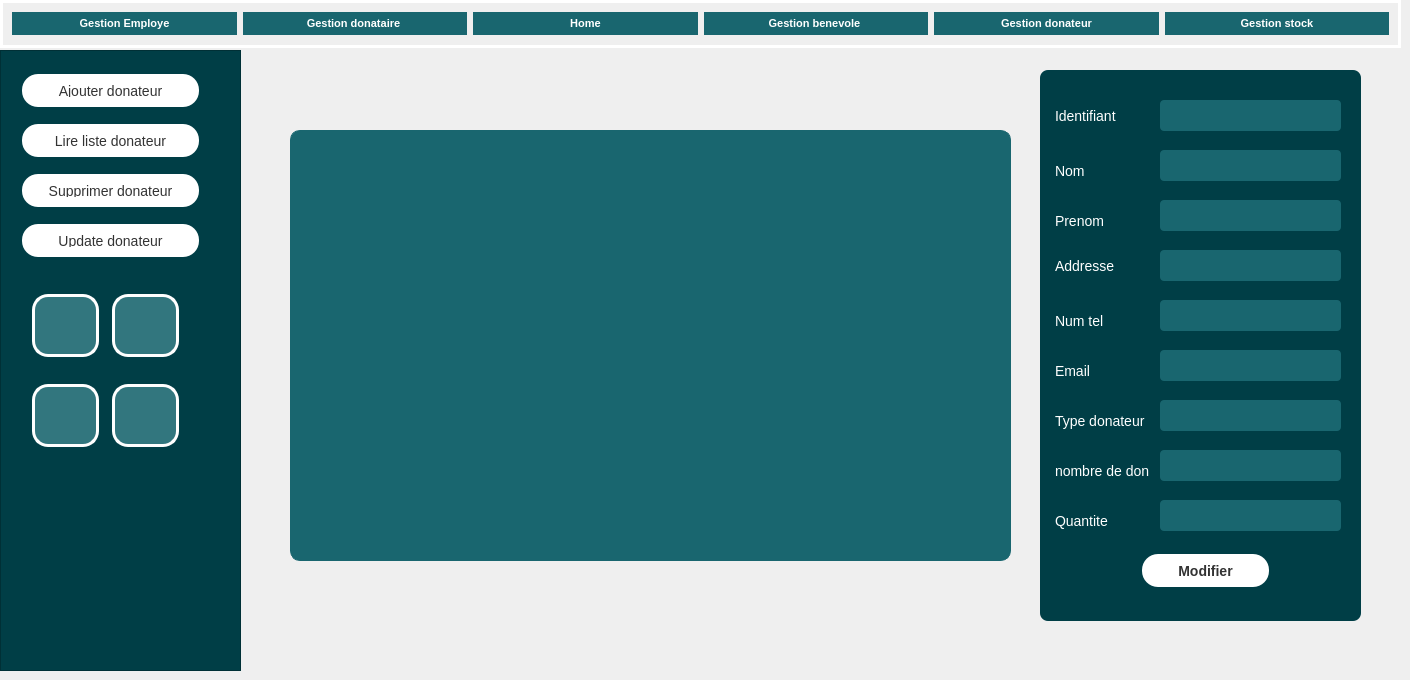
    <widget class="QWidget" name="page">
     <widget class="QFrame" name="side_bar_3">
      <property name="geometry">
       <rect>
        <x>0</x>
        <y>50</y>
        <width>241</width>
        <height>621</height>
       </rect>
      </property>
      <property name="styleSheet">
       <string notr="true">QFrame {
   background-color:#003e46;
   font-size: 14px;
   padding: 20px;
   border-radius: 1
0px;
 
}

QFrame QListWidget {
   background-color: transparent;
   color: #333;
   font-size: 14px;
   padding: 20px;
}

QFrame QListWidget::item {
   padding: 10px;
   border-bottom: 1px solid #ddd;
}

QFrame QListWidget::item:selected {
   background-color: #007aff;
   color: #fff;
}

QFrame QListWidget::item:hover {
   background-color: #ddd;
}

QFrame QLabel {
   font-size: 18px;
   font-weight: bold;
   color: #333;
   margin-bottom: 20px;
}</string>
      </property>
      <property name="frameShape">
       <enum>QFrame::StyledPanel</enum>
      </property>
      <property name="frameShadow">
       <enum>QFrame::Raised</enum>
      </property>
      <widget class="QPushButton" name="button_side_ajouter_3">
       <property name="geometry">
        <rect>
         <x>20</x>
         <y>20</y>
         <width>181</width>
         <height>41</height>
        </rect>
       </property>
       <property name="styleSheet">
        <string notr="true">QPushButton {
   background-color: #fff;
   border: none;
   color: #333;
   padding: 10px 20px;
   text-align: center;
   text-decoration: none;
   display: inline-block;
   font-size: 14px;
   margin: 4px 2px;
   cursor: pointer;
   border-radius: 16px;

}

QPushButton:hover {
   background-color: #EF829B;
}</string>
       </property>
       <property name="text">
        <string>Ajouter donateur</string>
       </property>
       <property name="icon">
        <iconset>
         <normaloff>icons/add.png</normaloff>icons/add.png</iconset>
       </property>
       <property name="iconSize">
        <size>
         <width>25</width>
         <height>25</height>
        </size>
       </property>
      </widget>
      <widget class="QPushButton" name="button_side_lire_4">
       <property name="geometry">
        <rect>
         <x>20</x>
         <y>70</y>
         <width>181</width>
         <height>41</height>
        </rect>
       </property>
       <property name="styleSheet">
        <string notr="true">QPushButton {
   background-color: #fff;
   border: none;
   color: #333;
   padding: 10px 20px;
   text-align: center;
   text-decoration: none;
   display: inline-block;
   font-size: 14px;
   margin: 4px 2px;
   cursor: pointer;
   border-radius: 16px;

}

QPushButton:hover {
   background-color: #EF829B;
}

QPushButton::pressed
{
	background-color: #EF829B;

}</string>
       </property>
       <property name="text">
        <string>Lire liste donateur</string>
       </property>
       <property name="icon">
        <iconset>
         <normaloff>icons/icons8-read-80.png</normaloff>icons/icons8-read-80.png</iconset>
       </property>
       <property name="iconSize">
        <size>
         <width>25</width>
         <height>25</height>
        </size>
       </property>
      </widget>
      <widget class="QPushButton" name="button_side_supp_3">
       <property name="geometry">
        <rect>
         <x>20</x>
         <y>120</y>
         <width>181</width>
         <height>41</height>
        </rect>
       </property>
       <property name="styleSheet">
        <string notr="true">QPushButton {
   background-color: #fff;
   border: none;
   color: #333;
   padding: 10px 20px;
   text-align: center;
   text-decoration: none;
   display: inline-block;
   font-size: 14px;
   margin: 4px 2px;
   cursor: pointer;
   border-radius: 16px;

}

QPushButton:hover {
   background-color: #EF829B;
}


QPushButton::pressed
{
	background-color: #EF829B;

}</string>
       </property>
       <property name="text">
        <string>Supprimer donateur</string>
       </property>
       <property name="icon">
        <iconset>
         <normaloff>icons/icons8-available-updates-40.png</normaloff>icons/icons8-available-updates-40.png</iconset>
       </property>
       <property name="iconSize">
        <size>
         <width>20</width>
         <height>20</height>
        </size>
       </property>
      </widget>
      <widget class="QPushButton" name="pushButton_86">
       <property name="geometry">
        <rect>
         <x>20</x>
         <y>170</y>
         <width>181</width>
         <height>41</height>
        </rect>
       </property>
       <property name="styleSheet">
        <string notr="true">QPushButton {
   background-color:#fff;
   border: none;
   color: #333;
   padding: 10px 20px;
   text-align: center;
   text-decoration: none;
   display: inline-block;
   font-size: 14px;
   margin: 4px 2px;
   cursor: pointer;
   border-radius: 16px;

}

QPushButton:hover {
   background-color: #EF829B;
}

QPushButton::pressed
{
	background-color: #FF0000;

}</string>
       </property>
       <property name="text">
        <string>Update donateur</string>
       </property>
       <property name="icon">
        <iconset>
         <normaloff>icons/icons8-remove-64.png</normaloff>icons/icons8-remove-64.png</iconset>
       </property>
       <property name="iconSize">
        <size>
         <width>25</width>
         <height>25</height>
        </size>
       </property>
      </widget>
      <widget class="QPushButton" name="pushButton_87">
       <property name="geometry">
        <rect>
         <x>30</x>
         <y>240</y>
         <width>71</width>
         <height>71</height>
        </rect>
       </property>
       <property name="styleSheet">
        <string notr="true">QPushButton {
   background-color: #32767e;
   border: none;
   color: #333;
   padding: 10px 20px;
   text-align: center;
   text-decoration: none;
   display: inline-block;
   font-size: 14px;
   margin: 4px 2px;
   cursor: pointer;
   border-radius: 16px;
border : 3px solid white
 ; 
}

QPushButton:hover {
   background-color: #EF829B;
}
</string>
       </property>
       <property name="text">
        <string/>
       </property>
       <property name="icon">
        <iconset>
         <normaloff>../Downloads/sort.svg</normaloff>../Downloads/sort.svg</iconset>
       </property>
       <property name="iconSize">
        <size>
         <width>25</width>
         <height>25</height>
        </size>
       </property>
      </widget>
      <widget class="QPushButton" name="pushButton_88">
       <property name="geometry">
        <rect>
         <x>110</x>
         <y>240</y>
         <width>71</width>
         <height>71</height>
        </rect>
       </property>
       <property name="styleSheet">
        <string notr="true">QPushButton {
   background-color: #32767e;
   border: none;
   color: #333;
   padding: 10px 20px;
   text-align: center;
   text-decoration: none;
   display: inline-block;
   font-size: 14px;
   margin: 4px 2px;
   cursor: pointer;
   border-radius: 16px;
border : 3px solid white; 
}

QPushButton:hover {
   background-color: #EF829B;
}</string>
       </property>
       <property name="text">
        <string/>
       </property>
       <property name="icon">
        <iconset>
         <normaloff>../Downloads/history.png</normaloff>../Downloads/history.png</iconset>
       </property>
       <property name="iconSize">
        <size>
         <width>500</width>
         <height>500</height>
        </size>
       </property>
      </widget>
      <widget class="QPushButton" name="pushButton_89">
       <property name="geometry">
        <rect>
         <x>30</x>
         <y>330</y>
         <width>71</width>
         <height>71</height>
        </rect>
       </property>
       <property name="styleSheet">
        <string notr="true">QPushButton {
   background-color: #32767e;
   border: none;
   color: #333;
   padding: 10px 20px;
   text-align: center;
   text-decoration: none;
   display: inline-block;
   font-size: 14px;
   margin: 4px 2px;
   cursor: pointer;
   border-radius: 16px;
border : 3px solid white ; 
}

QPushButton:hover {
   background-color: #EF829B;

}</string>
       </property>
       <property name="text">
        <string/>
       </property>
       <property name="icon">
        <iconset>
         <normaloff>../Downloads/location.png</normaloff>../Downloads/location.png</iconset>
       </property>
       <property name="iconSize">
        <size>
         <width>50</width>
         <height>100</height>
        </size>
       </property>
      </widget>
      <widget class="QPushButton" name="pushButton_90">
       <property name="geometry">
        <rect>
         <x>110</x>
         <y>330</y>
         <width>71</width>
         <height>71</height>
        </rect>
       </property>
       <property name="styleSheet">
        <string notr="true">QPushButton {
   background-color:#32767e;
   border: none;
   color: #333;
   padding: 10px 20px;
   text-align: center;
   text-decoration: none;
   display: inline-block;
   font-size: 14px;
   margin: 4px 2px;
   cursor: pointer;
   border-radius: 16px;
border : 3px solid white ; 
}

QPushButton:hover {
   background-color: #EF829B;
}</string>
       </property>
       <property name="text">
        <string/>
       </property>
       <property name="icon">
        <iconset>
         <normaloff>../Downloads/pdf.svg</normaloff>../Downloads/pdf.svg</iconset>
       </property>
       <property name="iconSize">
        <size>
         <width>25</width>
         <height>70</height>
        </size>
       </property>
      </widget>
     </widget>
     <widget class="QFrame" name="upper_bar_3">
      <property name="geometry">
       <rect>
        <x>0</x>
        <y>0</y>
        <width>1401</width>
        <height>48</height>
       </rect>
      </property>
      <property name="styleSheet">
       <string notr="true">QFrame {
  
   border: 3px solid white
 ;
}</string>
      </property>
      <property name="frameShape">
       <enum>QFrame::StyledPanel</enum>
      </property>
      <property name="frameShadow">
       <enum>QFrame::Raised</enum>
      </property>
      <layout class="QHBoxLayout" name="horizontalLayout_7">
       <item>
        <widget class="QPushButton" name="button_g_emp_3">
         <property name="styleSheet">
          <string notr="true">QPushButton
{
	background-color: #19666f ;
	color: #fff;
	font-size: 11px;
	font-weight: bold;
	border: none;
	border-radius: 25px;
	padding: 5px;

}


QPushButton::disabled
{
	background-color: #5c5c5c;

}


QPushButton::pressed
{
	background-color: #EF829B;

}
QPushButton:hover {
   background-color: #EF829B;
}</string>
         </property>
         <property name="text">
          <string>Gestion Employe</string>
         </property>
         <property name="icon">
          <iconset resource="res.qrc">
           <normaloff>:/ico/icons/users.svg</normaloff>:/ico/icons/users.svg</iconset>
         </property>
        </widget>
       </item>
       <item>
        <widget class="QPushButton" name="button_g_donataire_3">
         <property name="styleSheet">
          <string notr="true">QPushButton
{
	background-color: #19666f;
	color: #fff;
    font:&quot;Arial&quot;;
	font-size: 11px;
	font-weight: bold;
	border: none;
	border-radius: 25px;
	padding: 5px;

}


QPushButton::disabled
{
	background-color: #5c5c5c;

}


QPushButton::pressed
{
	background-color: #EF829B;

}
QPushButton:hover {
   background-color: #EF829B;
}</string>
         </property>
         <property name="text">
          <string>Gestion donataire </string>
         </property>
         <property name="icon">
          <iconset resource="res.qrc">
           <normaloff>:/ico/icons/truck.svg</normaloff>:/ico/icons/truck.svg</iconset>
         </property>
        </widget>
       </item>
       <item>
        <widget class="QPushButton" name="button_home_3">
         <property name="styleSheet">
          <string notr="true">QPushButton
{
	background-color: #19666f;
	color: #fff;
	font-size: 11px;
	font-weight: bold;
	border: none;
	border-radius: 25px;
	padding: 5px;

}


QPushButton::disabled
{
	background-color: #5c5c5c;

}


QPushButton::pressed
{
	background-color: #EF829B;

}
QPushButton:hover {
   background-color: #EF829B;
}</string>
         </property>
         <property name="text">
          <string>Home</string>
         </property>
         <property name="icon">
          <iconset resource="res.qrc">
           <normaloff>:/ico/icons/home.svg</normaloff>:/ico/icons/home.svg</iconset>
         </property>
        </widget>
       </item>
       <item>
        <widget class="QPushButton" name="button_g_benevole_3">
         <property name="enabled">
          <bool>true</bool>
         </property>
         <property name="styleSheet">
          <string notr="true">QPushButton
{
	background-color: #19666f;
	color: #fff;
	font-size: 11px;
	font-weight: bold;
	border: none;
	border-radius: 25px;
	padding: 5px;

}


QPushButton::disabled
{
	background-color: #5c5c5c;

}


QPushButton::pressed
{
	background-color: #EF829B;

}
QPushButton:hover {
   background-color: #EF829B;
}</string>
         </property>
         <property name="text">
          <string>Gestion benevole </string>
         </property>
         <property name="icon">
          <iconset resource="res.qrc">
           <normaloff>:/ico/icons/heart.svg</normaloff>:/ico/icons/heart.svg</iconset>
         </property>
        </widget>
       </item>
       <item>
        <widget class="QPushButton" name="button_g_donateur_3">
         <property name="styleSheet">
          <string notr="true">QPushButton
{
	background-color: #19666f;
	color: #fff;
	font-size: 11px;
	font-weight: bold;
	border: none;
	border-radius: 25px;
	padding: 5px;

}


QPushButton::disabled
{
	background-color: #5c5c5c;

}


QPushButton::pressed
{
	background-color: #EF829B;

}
QPushButton:hover {
   background-color: #EF829B;
}</string>
         </property>
         <property name="text">
          <string>Gestion donateur</string>
         </property>
         <property name="icon">
          <iconset resource="res.qrc">
           <normaloff>:/ico/icons/activity.svg</normaloff>:/ico/icons/activity.svg</iconset>
         </property>
        </widget>
       </item>
       <item>
        <widget class="QPushButton" name="button_g_stock_3">
         <property name="styleSheet">
          <string notr="true">QPushButton
{
	background-color: #19666f;
	color: #fff;
	font-size: 11px;
	font-weight: bold;
	border: none;
	border-radius: 25px;
	padding: 5px;

}


QPushButton::disabled
{
	background-color: #5c5c5c;

}


QPushButton::pressed
{
	background-color: #EF829B;

}
QPushButton:hover {
   background-color: #EF829B;
}</string>
         </property>
         <property name="text">
          <string>Gestion stock</string>
         </property>
         <property name="icon">
          <iconset resource="res.qrc">
           <normaloff>:/ico/icons/archive.svg</normaloff>:/ico/icons/archive.svg</iconset>
         </property>
        </widget>
       </item>
      </layout>
     </widget>
     <widget class="QWidget" name="widget_2" native="true">
      <property name="geometry">
       <rect>
        <x>1040</x>
        <y>70</y>
        <width>321</width>
        <height>551</height>
       </rect>
      </property>
      <property name="styleSheet">
       <string notr="true"> QWidget {
    background-color: #003e46;
    color: white;
    font-family: Arial;
    font-size: 14px;
    border-radius: 8px;
    padding: 12px;
}

QLineEdit, QTextEdit {
    background-color: #19666f;
    border-radius: 4px;
    padding: 4px;
    color: white;
}

QLineEdit:focus, QTextEdit:focus {
    border: 2px solid #d35400;
}

QLabel {
    color: white;
}

QPushButton {
    background-color: #d35400;
    color: white;
    border-radius: 4px;
    padding: 6px;
    font-weight: bold;
}

QPushButton:hover {
    background-color: #e67e22;
}

QComboBox {
    background-color: #19666f;
    border-radius: 4px;
    padding: 4px;
    color: white;
}

QComboBox::drop-down {
    width: 20px;
}

QComboBox::down-arrow {
    image: url(:/icons/dark/arrow_down.png);
    width: 16px;
    height: 16px;
}

QComboBox::down-arrow:on {
    transform: rotate(180deg);
}</string>
      </property>
      <widget class="QLabel" name="label_9">
       <property name="geometry">
        <rect>
         <x>0</x>
         <y>330</y>
         <width>121</width>
         <height>41</height>
        </rect>
       </property>
       <property name="styleSheet">
        <string notr="true">QLabel {
  color: #fff;
}
</string>
       </property>
       <property name="text">
        <string>Type donateur</string>
       </property>
      </widget>
      <widget class="QLabel" name="label_14">
       <property name="geometry">
        <rect>
         <x>0</x>
         <y>380</y>
         <width>121</width>
         <height>41</height>
        </rect>
       </property>
       <property name="styleSheet">
        <string notr="true">QLabel {
  color: #fff;
}
</string>
       </property>
       <property name="text">
        <string>nombre de don</string>
       </property>
      </widget>
      <widget class="QLineEdit" name="le_nom_modif">
       <property name="geometry">
        <rect>
         <x>120</x>
         <y>80</y>
         <width>181</width>
         <height>31</height>
        </rect>
       </property>
       <property name="styleSheet">
        <string notr="true"/>
       </property>
      </widget>
      <widget class="QLineEdit" name="le_prenom_modif">
       <property name="geometry">
        <rect>
         <x>120</x>
         <y>130</y>
         <width>181</width>
         <height>31</height>
        </rect>
       </property>
       <property name="styleSheet">
        <string notr="true"/>
       </property>
      </widget>
      <widget class="QLineEdit" name="le_addresse_modif">
       <property name="geometry">
        <rect>
         <x>120</x>
         <y>180</y>
         <width>181</width>
         <height>31</height>
        </rect>
       </property>
       <property name="styleSheet">
        <string notr="true"/>
       </property>
      </widget>
      <widget class="QLineEdit" name="le_numtel_modif">
       <property name="geometry">
        <rect>
         <x>120</x>
         <y>230</y>
         <width>181</width>
         <height>31</height>
        </rect>
       </property>
       <property name="styleSheet">
        <string notr="true"/>
       </property>
      </widget>
      <widget class="QLineEdit" name="le_mail_modif">
       <property name="geometry">
        <rect>
         <x>120</x>
         <y>280</y>
         <width>181</width>
         <height>31</height>
        </rect>
       </property>
       <property name="styleSheet">
        <string notr="true"/>
       </property>
      </widget>
      <widget class="QLabel" name="label_15">
       <property name="geometry">
        <rect>
         <x>0</x>
         <y>430</y>
         <width>101</width>
         <height>41</height>
        </rect>
       </property>
       <property name="styleSheet">
        <string notr="true">QLabel {
  color: #fff;
}
</string>
       </property>
       <property name="text">
        <string>Quantite </string>
       </property>
      </widget>
      <widget class="QLineEdit" name="le_quantite_modif">
       <property name="geometry">
        <rect>
         <x>120</x>
         <y>430</y>
         <width>181</width>
         <height>31</height>
        </rect>
       </property>
       <property name="styleSheet">
        <string notr="true"/>
       </property>
      </widget>
      <widget class="QLineEdit" name="le_nb_don_modif">
       <property name="geometry">
        <rect>
         <x>120</x>
         <y>380</y>
         <width>181</width>
         <height>31</height>
        </rect>
       </property>
       <property name="styleSheet">
        <string notr="true"/>
       </property>
      </widget>
      <widget class="QPushButton" name="button_add_2">
       <property name="geometry">
        <rect>
         <x>100</x>
         <y>480</y>
         <width>131</width>
         <height>41</height>
        </rect>
       </property>
       <property name="styleSheet">
        <string notr="true">QPushButton {
   background-color: #fff;
   border: none;
   color: #333;
   padding: 10px 20px;
   text-align: center;
   text-decoration: none;
   display: inline-block;
   font-size: 14px;
   margin: 4px 2px;
   cursor: pointer;
   border-radius: 16px;

}

QPushButton:hover {
   background-color: #EF829B;
}</string>
       </property>
       <property name="text">
        <string>Modifier</string>
       </property>
      </widget>
      <widget class="QLabel" name="label_17">
       <property name="geometry">
        <rect>
         <x>0</x>
         <y>80</y>
         <width>71</width>
         <height>41</height>
        </rect>
       </property>
       <property name="styleSheet">
        <string notr="true">QLabel {
  color: #fff;
}
</string>
       </property>
       <property name="text">
        <string>Nom</string>
       </property>
      </widget>
      <widget class="QLabel" name="label_18">
       <property name="geometry">
        <rect>
         <x>0</x>
         <y>130</y>
         <width>81</width>
         <height>41</height>
        </rect>
       </property>
       <property name="styleSheet">
        <string notr="true">QLabel {
  color: #fff;
}
</string>
       </property>
       <property name="text">
        <string>Prenom</string>
       </property>
      </widget>
      <widget class="QLabel" name="label_19">
       <property name="geometry">
        <rect>
         <x>0</x>
         <y>170</y>
         <width>91</width>
         <height>51</height>
        </rect>
       </property>
       <property name="styleSheet">
        <string notr="true">QLabel {
  color: #fff;
}
</string>
       </property>
       <property name="text">
        <string>Addresse</string>
       </property>
      </widget>
      <widget class="QLabel" name="label_20">
       <property name="geometry">
        <rect>
         <x>0</x>
         <y>230</y>
         <width>81</width>
         <height>41</height>
        </rect>
       </property>
       <property name="styleSheet">
        <string notr="true">QLabel {
  color: #fff;
}
</string>
       </property>
       <property name="text">
        <string>Num tel</string>
       </property>
      </widget>
      <widget class="QLabel" name="label_21">
       <property name="geometry">
        <rect>
         <x>0</x>
         <y>280</y>
         <width>81</width>
         <height>41</height>
        </rect>
       </property>
       <property name="styleSheet">
        <string notr="true">QLabel {
  color: #fff;
}
</string>
       </property>
       <property name="text">
        <string>Email</string>
       </property>
      </widget>
      <widget class="QLineEdit" name="le_type_d_modif">
       <property name="geometry">
        <rect>
         <x>120</x>
         <y>330</y>
         <width>181</width>
         <height>31</height>
        </rect>
       </property>
       <property name="styleSheet">
        <string notr="true"/>
       </property>
       <property name="text">
        <string/>
       </property>
      </widget>
      <widget class="QLabel" name="label_16">
       <property name="geometry">
        <rect>
         <x>0</x>
         <y>20</y>
         <width>91</width>
         <height>51</height>
        </rect>
       </property>
       <property name="styleSheet">
        <string notr="true">QLabel {
  color: #fff;
}
</string>
       </property>
       <property name="text">
        <string>Identifiant </string>
       </property>
      </widget>
      <widget class="QLineEdit" name="le_id_modif">
       <property name="geometry">
        <rect>
         <x>120</x>
         <y>30</y>
         <width>181</width>
         <height>31</height>
        </rect>
       </property>
       <property name="styleSheet">
        <string notr="true"/>
       </property>
      </widget>
     </widget>
     <widget class="QTableView" name="table_D_3">
      <property name="geometry">
       <rect>
        <x>290</x>
        <y>130</y>
        <width>721</width>
        <height>431</height>
       </rect>
      </property>
      <property name="styleSheet">
       <string notr="true">QTableView {
  background-color: #19666f;
  color: white;
  border: 1px solid #19666f;
  border-radius: 10px;
}

QTableView::item {
  padding: 4px;
  border: none;
}

QTableView::item:selected {
  background-color: #EF829B;
  color: white;
}

QHeaderView::section {
  background-color: #003e46;
  color: white;
  padding: 4px;
  border: none;
}</string>
      </property>
     </widget>
    </widget>
